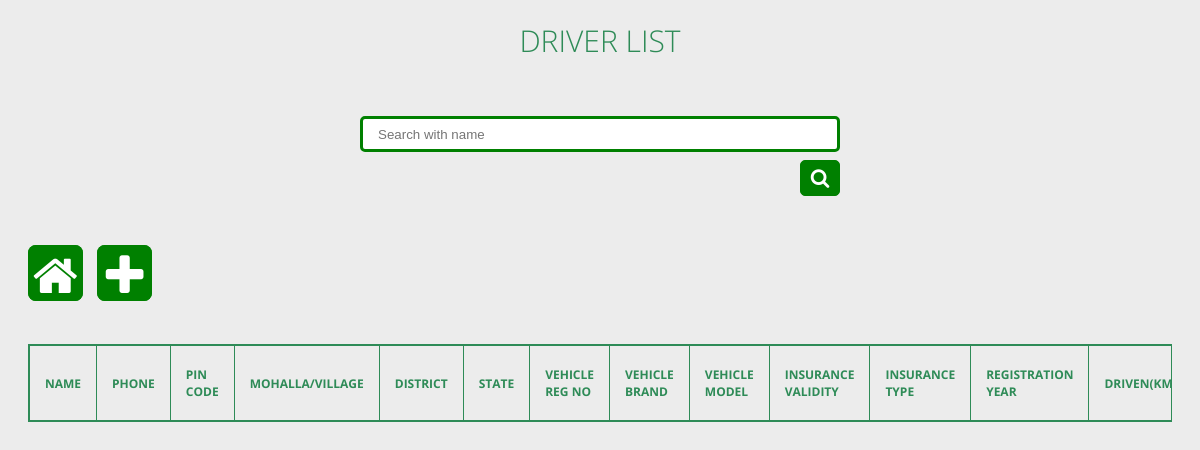
Before: /driver (signed in) with the older database file.
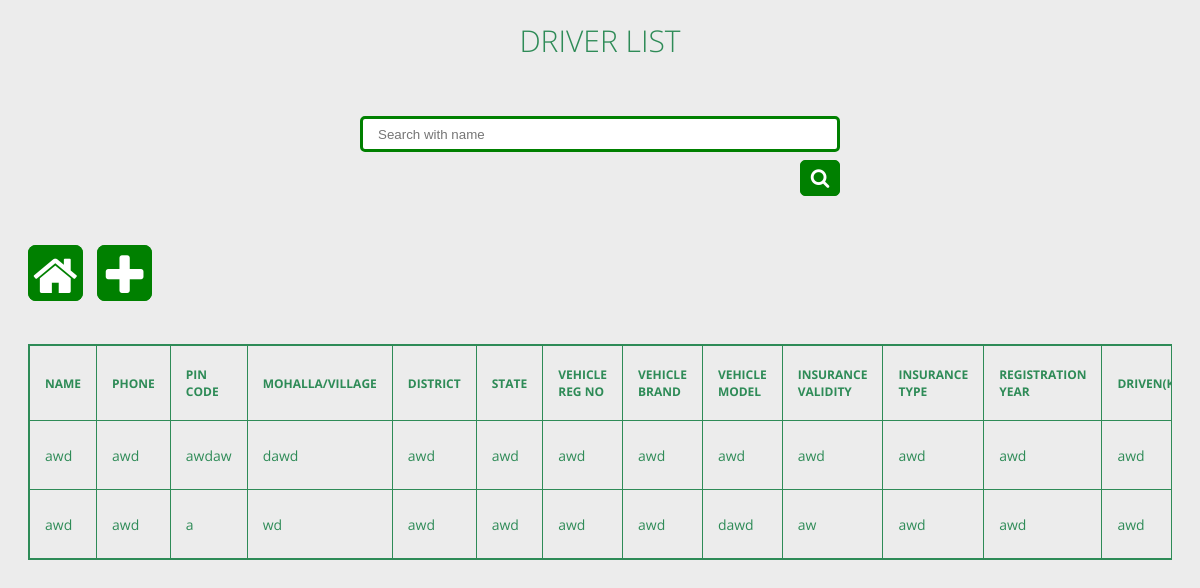
After: the same page with the newer database file.
### app/models.py (models this page shows, shortened)
class Driver(models.Model):
    driver_id = models.AutoField(primary_key=True)
    driver_name=models.CharField(max_length=150)
    mobile_no=models.CharField(max_length=20, null=True)
    pin_code=models.CharField(max_length=10, null=True)
    mohalla_or_village=models.CharField(max_length=200, null=True)
    district=models.CharField(max_length=200, null=True)
    state=models.CharField(max_length=200, null=True)
    vehicle_registration_no=models.CharField(max_length=100, null=True)
    vehicle_brand=models.CharField(max_length=100, null=True)
    vehicle_model=models.CharField(max_length=100, null=True)
    insurance_validity=models.CharField(max_length=100, null=True)
    insurance_type=models.CharField(max_length=100, null=True)
    registration_year=models.CharField(max_length=10, null=True)
    km_driven=models.CharField(max_length=50, null=True)
    choice=(('UNDER VARIFICATION','UNDER VARIFICATION'),('ACTIVE','ACTIVE'),('OFFLINE','OFFLINE'),('ON A RIDE','ON A RIDE'))
    status=models.CharField(max_length=50, choices=choice, default='pending', null=True)

### app/views.py (the view)
# urls.py: path('driver', views.DriverList.as_view()),
@login_required
def driver(request):
    if 'q' in request.GET:
        q=request.GET['q']
        drivers=Driver.objects.filter(driver_name__icontains=q)
    else:
        drivers=Driver.objects.all()
    return render(request,'app/driver.html' , {'drivers':drivers})

### app/templates/app/driver.html (shortened to what this page needs)
{% load static %}
<html lang="en">
<head>
    <link rel="stylesheet" href="{% static 'css/driver.css' %}">
    <link rel="stylesheet" href="{% static 'css/search.css' %}">
    <link rel="stylesheet" href="https://maxcdn.bootstrapcdn.com/font-awesome/4.4.0/css/font-awesome.min.css">
</head>
<body>
    <section>
        <h1>Driver List</h1><br>
        <br><br><br><br>
        <div class="wrap">
          <div class="search">
            <form method="GET">
              <input name="q" type="text" class="searchTerm" placeholder="Search with name">
              <br>
              <br>
              <button type="submit" class="searchButton">
                <i class="fa fa-search"></i>
             </button>
            </form>
          </div>
       </div>
       <br><br><br>
       <div style="display: inline;">
        <a href="/" class="homebtn"><i class="fa fa-home fa-3x fa-inverse" aria-hidden="true" id="ic"></i></a>
      <a href="{% url 'createdriver' %}" class="homebtn crtbtn">
        <i class="fa fa-plus fa-3x fa-inverse" aria-hidden="true"></i>
      </a>
      </div>
       <br><br><br>
        <div class="tbl-content">
          <table cellpadding="0" cellspacing="0" border="1">
            <div class="tbl-header">
                <thead>
                    <tr>
                      <th>name</th>
                      <th>phone</th>
                      <th>pin code</th>
                      <th>mohalla/village</th>
                      <th>district</th>
                      <th>state</th>
                      <th>vehicle reg no</th>
                      <th>vehicle brand</th>
                      <th>vehicle model</th>
                      <th>insurance validity</th>
                      <th>insurance type</th>
                      <th>registration year</th>
                      <th>driven(km)</th>
                    </tr>
                  </thead>
                </div>
            <tbody>
              {% for i in drivers %}
            <tr>
              <td>{{ i.driver_name }}</td>
              <td>{{ i.mobile_no }}</td>
              <td>{{ i.pin_code }}</td>
              <td>{{ i.mohalla_or_village }}</td>
              <td>{{ i.district }}</td>
              <td>{{ i.state }}</td>
              <td>{{ i.vehicle_registration_no }}</td>
              <td>{{ i.vehicle_brand }}</td>
              <td>{{ i.vehicle_model }}</td>
              <td>{{ i.insurance_validity }}</td>
              <td>{{ i.insurance_type }}</td>
              <td>{{ i.registration_year }}</td>
              <td>{{ i.km_driven }}</td>
            </tr>
              {% endfor %}
            </tbody>
          </table>
        </div>
      </section>
</body>
</html>

Changed rows visible on the page:
added Driver: driver_name "awd", mobile_no "awd", pin_code "awdaw", mohalla_or_village "dawd", district "awd", state "awd", vehicle_registration_no "awd", vehicle_brand "awd", vehicle_model "awd", insurance_validity "awd", insurance_type "awd", registration_year "awd", km_driven "awd"
added Driver: driver_name "awd", mobile_no "awd", pin_code "a", mohalla_or_village "wd", district "awd", state "awd", vehicle_registration_no "awd", vehicle_brand "awd", vehicle_model "dawd", insurance_validity "aw", insurance_type "awd", registration_year "awd", km_driven "awd"
